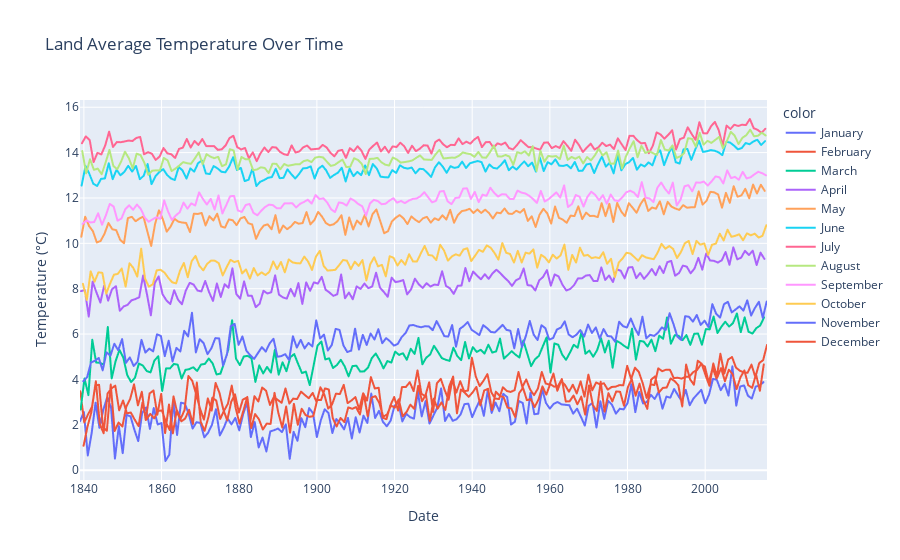

Notebook code cell kept with this figure:
### Code cell
fig = px.line(df, x='dt', y='LandAverageTemperature', color=df['dt'].dt.month_name(), 
              title='Land Average Temperature Over Time')

# Update layout for axis titles
fig.update_layout(xaxis_title='Date', yaxis_title='Temperature (°C)')

# Show the plot
fig.show()

### Figure 1 — Plotly figure (JSON) as saved in the notebook; plotly's stock layout.template omitted (floating-point values rounded to 4 significant figures; data arrays with more than 128 entries replaced by an {"elided": "..."} marker saying what was removed)
{"data": [{"hovertemplate": "color=January<br>dt=%{x}<br>LandAverageTemperature=%{y}<extra></extra>", "legendgroup": "January", "line": {"color": "#636efa", "dash": "solid"}, "mode": "lines", "name": "January", "showlegend": true, "type": "scattergl", "x": {"elided": "177 str values"}, "xaxis": "x", "y": {"elided": "177 float values"}, "yaxis": "y"}, {"hovertemplate": "color=February<br>dt=%{x}<br>LandAverageTemperature=%{y}<extra></extra>", "legendgroup": "February", "line": {"color": "#EF553B", "dash": "solid"}, "mode": "lines", "name": "February", "showlegend": true, "type": "scattergl", "x": {"elided": "177 str values"}, "xaxis": "x", "y": {"elided": "177 float values"}, "yaxis": "y"}, {"hovertemplate": "color=March<br>dt=%{x}<br>LandAverageTemperature=%{y}<extra></extra>", "legendgroup": "March", "line": {"color": "#00cc96", "dash": "solid"}, "mode": "lines", "name": "March", "showlegend": true, "type": "scattergl", "x": {"elided": "177 str values"}, "xaxis": "x", "y": {"elided": "177 float values"}, "yaxis": "y"}, {"hovertemplate": "color=April<br>dt=%{x}<br>LandAverageTemperature=%{y}<extra></extra>", "legendgroup": "April", "line": {"color": "#ab63fa", "dash": "solid"}, "mode": "lines", "name": "April", "showlegend": true, "type": "scattergl", "x": {"elided": "177 str values"}, "xaxis": "x", "y": {"elided": "177 float values"}, "yaxis": "y"}, {"hovertemplate": "color=May<br>dt=%{x}<br>LandAverageTemperature=%{y}<extra></extra>", "legendgroup": "May", "line": {"color": "#FFA15A", "dash": "solid"}, "mode": "lines", "name": "May", "showlegend": true, "type": "scattergl", "x": {"elided": "177 str values"}, "xaxis": "x", "y": {"elided": "177 float values"}, "yaxis": "y"}, {"hovertemplate": "color=June<br>dt=%{x}<br>LandAverageTemperature=%{y}<extra></extra>", "legendgroup": "June", "line": {"color": "#19d3f3", "dash": "solid"}, "mode": "lines", "name": "June", "showlegend": true, "type": "scattergl", "x": {"elided": "177 str values"}, "xaxis": "x", "y": {"elided": "177 float values"}, "yaxis": "y"}, {"hovertemplate": "color=July<br>dt=%{x}<br>LandAverageTemperature=%{y}<extra></extra>", "legendgroup": "July", "line": {"color": "#FF6692", "dash": "solid"}, "mode": "lines", "name": "July", "showlegend": true, "type": "scattergl", "x": {"elided": "177 str values"}, "xaxis": "x", "y": {"elided": "177 float values"}, "yaxis": "y"}, {"hovertemplate": "color=August<br>dt=%{x}<br>LandAverageTemperature=%{y}<extra></extra>", "legendgroup": "August", "line": {"color": "#B6E880", "dash": "solid"}, "mode": "lines", "name": "August", "showlegend": true, "type": "scattergl", "x": {"elided": "177 str values"}, "xaxis": "x", "y": {"elided": "177 float values"}, "yaxis": "y"}, {"hovertemplate": "color=September<br>dt=%{x}<br>LandAverageTemperature=%{y}<extra></extra>", "legendgroup": "September", "line": {"color": "#FF97FF", "dash": "solid"}, "mode": "lines", "name": "September", "showlegend": true, "type": "scattergl", "x": {"elided": "177 str values"}, "xaxis": "x", "y": {"elided": "177 float values"}, "yaxis": "y"}, {"hovertemplate": "color=October<br>dt=%{x}<br>LandAverageTemperature=%{y}<extra></extra>", "legendgroup": "October", "line": {"color": "#FECB52", "dash": "solid"}, "mode": "lines", "name": "October", "showlegend": true, "type": "scattergl", "x": {"elided": "177 str values"}, "xaxis": "x", "y": {"elided": "177 float values"}, "yaxis": "y"}, {"hovertemplate": "color=November<br>dt=%{x}<br>LandAverageTemperature=%{y}<extra></extra>", "legendgroup": "November", "line": {"color": "#636efa", "dash": "solid"}, "mode": "lines", "name": "November", "showlegend": true, "type": "scattergl", "x": {"elided": "177 str values"}, "xaxis": "x", "y": {"elided": "177 float values"}, "yaxis": "y"}, {"hovertemplate": "color=December<br>dt=%{x}<br>LandAverageTemperature=%{y}<extra></extra>", "legendgroup": "December", "line": {"color": "#EF553B", "dash": "solid"}, "mode": "lines", "name": "December", "showlegend": true, "type": "scattergl", "x": {"elided": "177 str values"}, "xaxis": "x", "y": {"elided": "177 float values"}, "yaxis": "y"}], "layout": {"legend": {"title": {"text": "color"}, "tracegroupgap": 0}, "title": {"text": "Land Average Temperature Over Time"}, "xaxis": {"anchor": "y", "domain": [0, 1], "title": {"text": "Date"}}, "yaxis": {"anchor": "x", "domain": [0, 1], "title": {"text": "Temperature (°C)"}}}}
